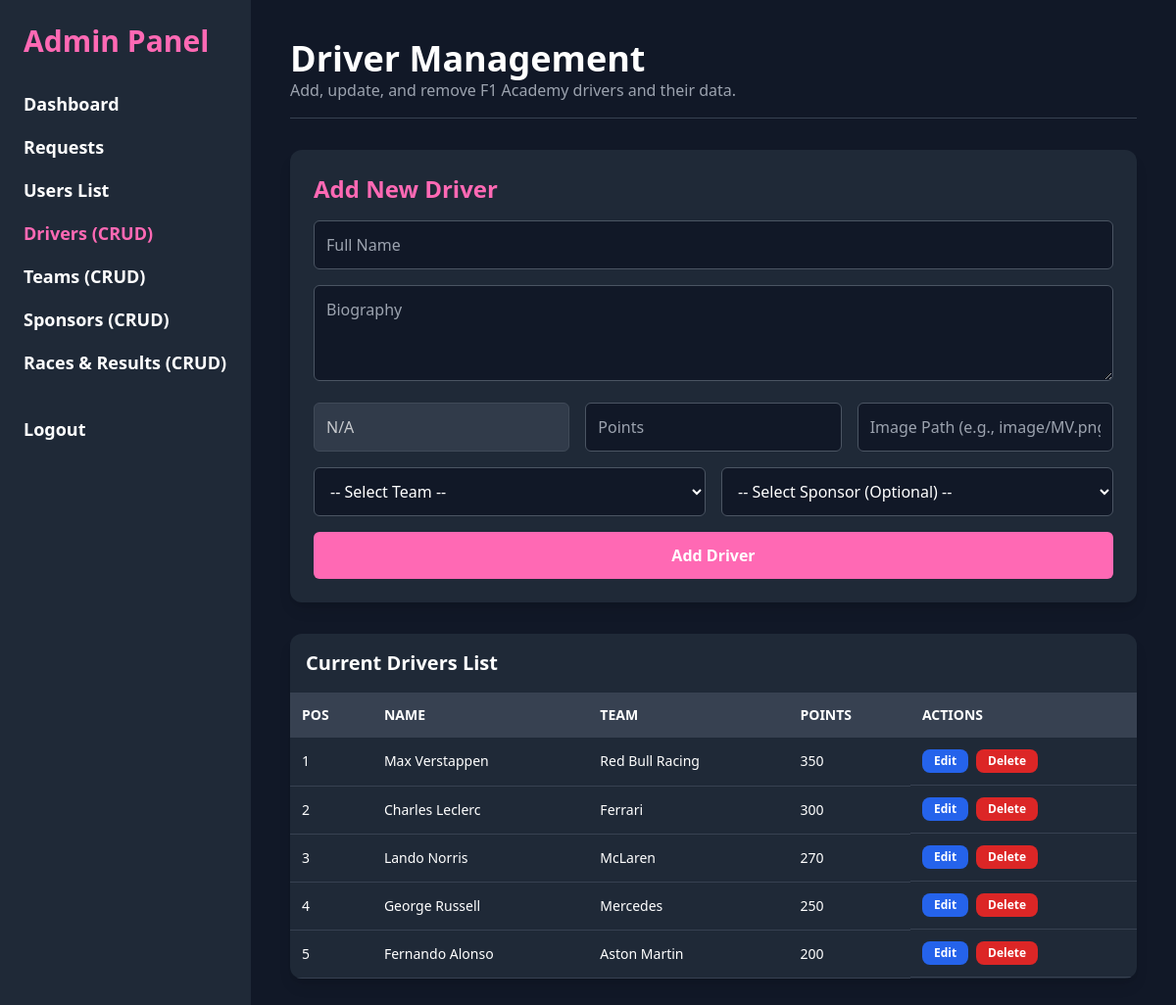
Page /admin_drivers.php (signed in) on the earlier database version.
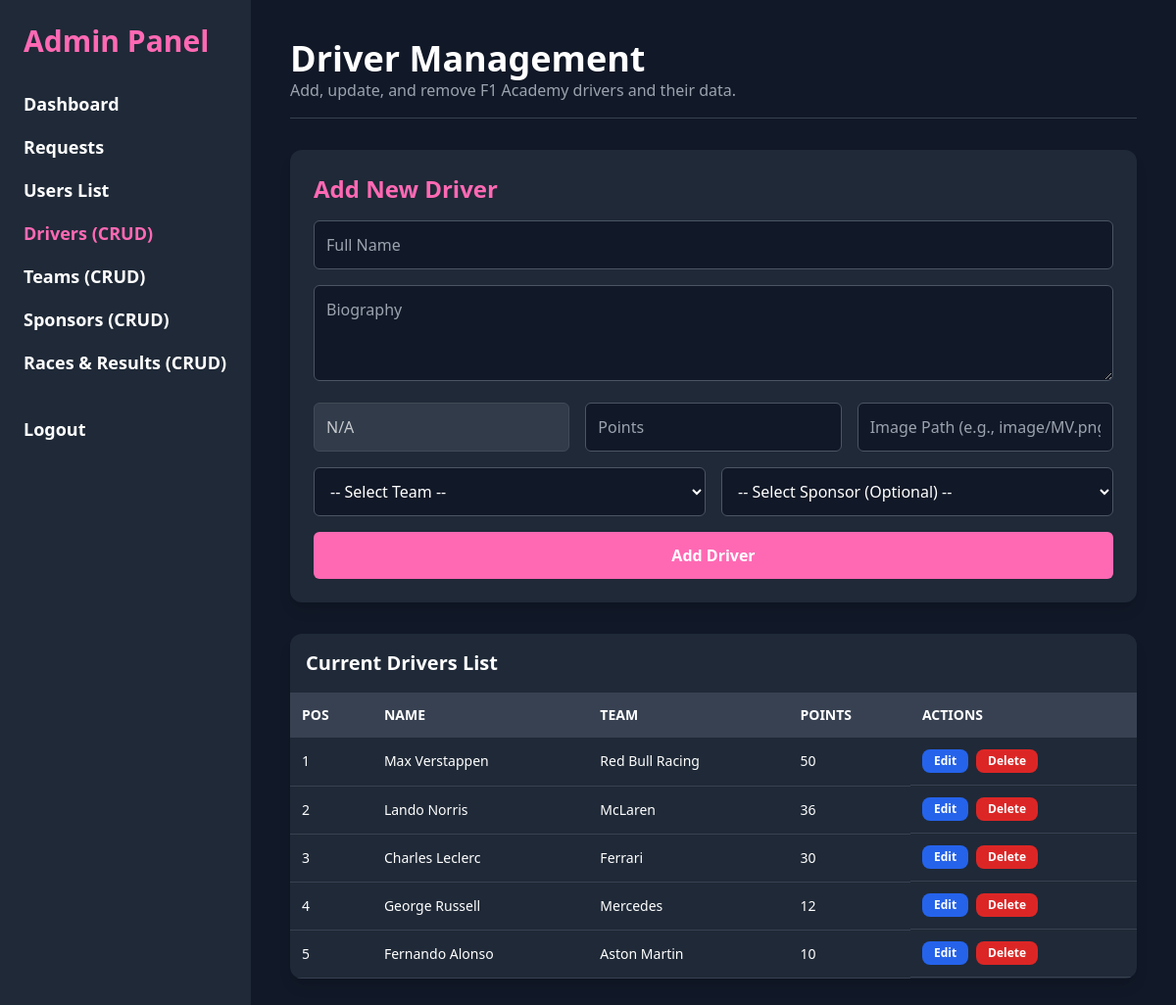
Same page on the later database version.
### tables this page shows
CREATE TABLE `drivers` (
  `id` int(11) NOT NULL,
  `fullname` varchar(255) NOT NULL,
  `team_name` varchar(100) NOT NULL,
  `sponsor_name` varchar(100) DEFAULT NULL,
  `standing_position` int(11) DEFAULT NULL,
  `points` int(11) DEFAULT 0,
  `biography` text DEFAULT NULL,
  `image_path` varchar(255) DEFAULT NULL
);

### conn.php (called while the page is built, shortened)
<?php
function get_all_drivers($conn) {
    $query = "SELECT * FROM drivers ORDER BY points DESC";
    $result = $conn->query($query);
    $data = [];
    while ($row = $result->fetch_assoc()) {
        $data[] = $row;
    }
    return $data;
}
?>

### admin_drivers.php (the view, shortened to what the changed rows need)
<?php
include("conn.php");
$drivers = get_all_drivers($conn);
?>
<!DOCTYPE html>
<html lang="en">
<head>
    <script src="https://cdn.tailwindcss.com"></script>
</head>
<body class="bg-gray-900 text-white font-sans flex">
    <aside class="w-64 bg-gray-800 h-screen fixed p-6">
        <h1 class="text-3xl font-extrabold mb-8 text-hotpink">Admin Panel</h1>
    </aside>
    <div class="flex-1 ml-64 p-10">
        <header class="mb-8 border-b border-gray-700 pb-4">
            <h2 class="text-4xl font-bold">Driver Management</h2>
        </header>
        <div class="bg-gray-800 rounded-xl overflow-x-auto shadow-lg">
            <table class="min-w-full table-auto text-left">
                <thead>
                    <tr class="bg-gray-700 text-sm uppercase">
                        <th class="p-3">POS</th>
                        <th class="p-3">Name</th>
                        <th class="p-3">Team</th>
                        <th class="p-3">Points</th>
                        <th class="p-3">Actions</th>
                    </tr>
                </thead>
                <tbody>
                    <?php if (!empty($drivers)): ?>
                        <?php $num = 1 ?>
                        <?php foreach ($drivers as $driver): ?>
                            <tr class="hover:bg-gray-700 text-sm">
                                <td><?php echo $num++; ?></td>
                                <td><?php echo htmlspecialchars($driver['fullname']); ?></td>
                                <td><?php echo htmlspecialchars($driver['team_name']); ?></td>
                                <td><?php echo htmlspecialchars($driver['points']); ?></td>
                                <td class="whitespace-nowrap flex space-x-2">
                                    <a href="admin_drivers.php?edit_id=<?php echo $driver['id']; ?>" class="text-xs bg-blue-600 hover:bg-blue-700 text-white py-1 px-3 rounded-lg font-bold transition duration-200">
                                        Edit
                                    </a>
                                    <form method="POST" class="inline-block" onsubmit="return confirm('Are you sure you want to delete driver: <?php echo $driver['fullname']; ?>?');">
                                        <button type="submit" name="delete_driver" class="text-xs bg-red-600 hover:bg-red-700 text-white py-1 px-3 rounded-lg font-bold transition duration-200">
                                            Delete
                                        </button>
                                    </form>
                                </td>
                            </tr>
                        <?php endforeach; ?>
                    <?php else: ?>
                        <tr><td colspan="5" class="text-center py-4 text-gray-400">No drivers found.</td></tr>
                    <?php endif; ?>
                </tbody>
            </table>
        </div>
    </div>
</body>
</html>

Differences in the rows shown:
changed drivers "Max Verstappen": points "350" → "50"
changed drivers "Lando Norris": points "270" → "36"; moves up the list
changed drivers "Charles Leclerc": points "300" → "30"
changed drivers "George Russell": points "250" → "12"
changed drivers "Fernando Alonso": points "200" → "10"
